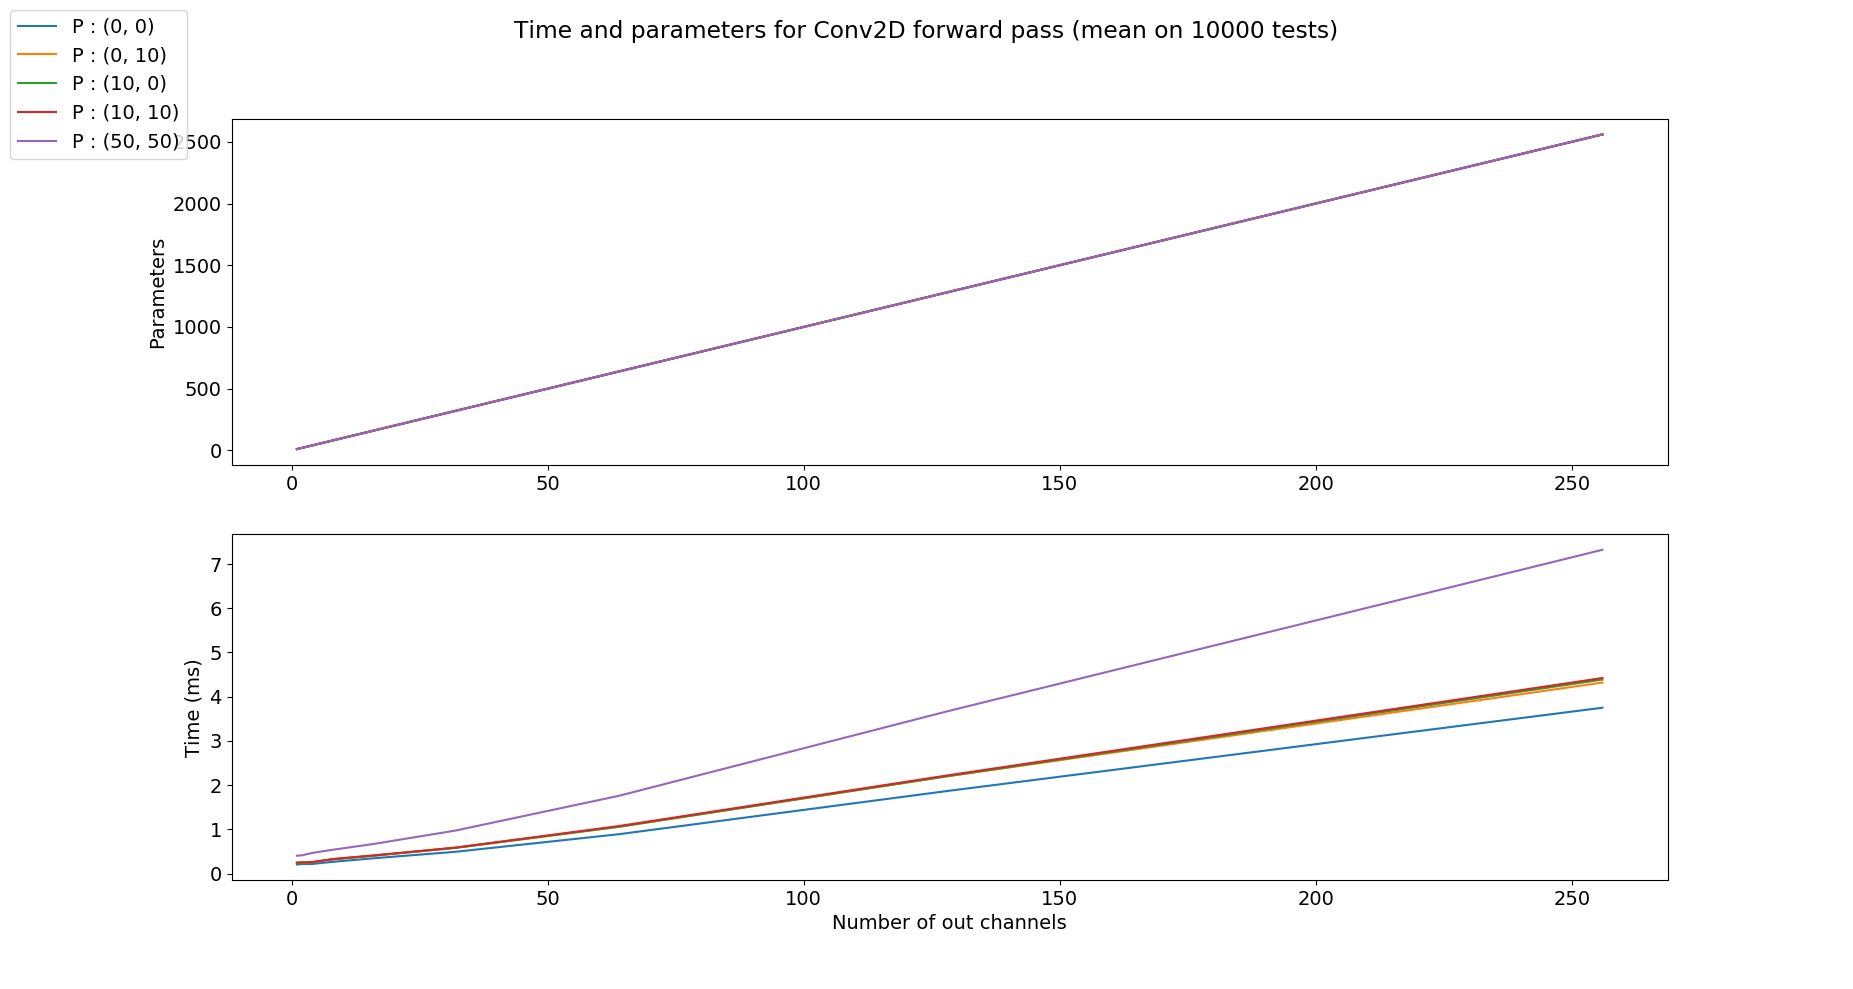

The script that drew this image:
import time
import torch
import torch.nn as nn
import numpy as np
import matplotlib.pyplot as plt

plt.rcParams.update({'font.size': 14})

BATCH_SIZE = 1

C_in = 1
H_in = 256
W_in = 256
C_out = [1, 2, 4, 8, 16, 32, 64, 128, 256]
K = 3
S = 1
P = [(0, 0), (0, 10), (10, 0), (10, 10), (50, 50)]
D = 1
G = 1
bias = True

N_TEST = 10000
DEVICE = torch.device('cuda' if torch.cuda.is_available() else 'cpu')

if __name__ == '__main__':
    print(f'You are currently running with device : {DEVICE}')

    fig, axs = plt.subplots(2)
    fig.suptitle(f'Time and parameters for Conv2D forward pass (mean on {N_TEST} tests)')
    axs[0].set_ylabel('Parameters')
    axs[1].set_ylabel('Time (ms)')
    axs[1].set_xlabel('Number of out channels')
    with torch.no_grad():
        for p in P:
            img_size = (BATCH_SIZE, C_in, H_in, W_in)
            inputs = np.zeros(img_size)
            inputs = torch.from_numpy(inputs).float().to(DEVICE)
            n_params = []
            times = []
            for c_out in C_out:
                print(f'Running for P : {p} and C_out : {c_out}')
                net = nn.Conv2d(C_in, c_out, K, S, p, D, G, bias).to(DEVICE)
                n_params.append(sum(param.numel() for param in net.parameters()))
                t0 = time.time()
                for _ in range(N_TEST):
                    _ = net.forward(inputs)
                times.append((time.time() - t0) / N_TEST * 1000)

            axs[0].plot(C_out, n_params, label=f'P : {p}')
            axs[1].plot(C_out, times, label=f'P : {p}')

        handles, labels = axs[0].get_legend_handles_labels()
        fig.legend(handles, labels, loc='upper left')
        plt.show()
